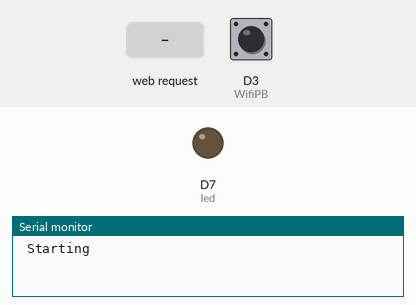
A sketch run on a simulated ESP8266 (NodeMCU). Parts: output pins drawn as LEDs (lit = HIGH), the last lines printed to the serial monitor. The inputs (shaded band) are chosen by the test bench; at power-on: D3 (WifiPB) HIGH.

Above: at 1.2 s.
1.3 s: HTTP request GET /ledOn received
At 1.7 s:
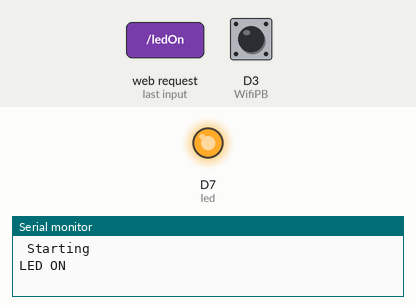
7.3 s: HTTP request GET /ledOff received
At 8.7 s:
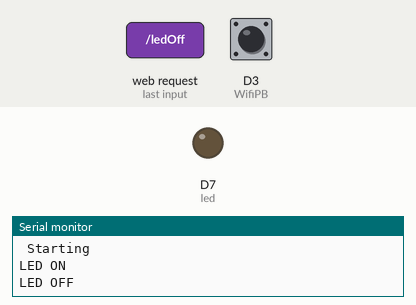
Timing chart, 0 to 9.8 s (numbered marks = the images above; inputs shaded):
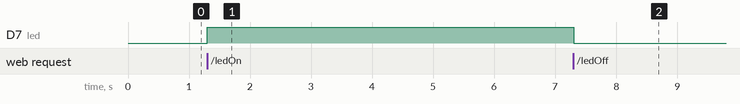

Measured:
- after the input at 1.3 s, D7 (led): LOW → HIGH at once
- after the input at 7.3 s, D7 (led): HIGH → LOW at once

The sketch:

wifiOnDemand.ino
```cpp
#include <ESP8266WiFi.h>
#include <WiFiClient.h>
#include <WiFiManager.h>
#include <DNSServer.h>
#include <ESP8266WebServer.h> //ESP Web Server Library to host a web page

#define WifiPB D3

int led = D7;

ESP8266WebServer server(80);

const char MAIN_page[] PROGMEM = R"=====(
<!DOCTYPE html>
<html>
<body>
<center>
<h1>Testing Wifi Config</h1><br>
Ciclk to turn <a href="ledOn" target="myIframe">ON</a><br>
Ciclk to turn <a href="ledOff" target="myIframe">OFF</a><br>
LED State:<iframe name="myIframe" width="250" height="100" frameBorder="0"><br>
<hr>
</center>

</body>
</html>
)=====";

void handleRoot() {
 Serial.println("You called root page");
 String s = MAIN_page; //Read HTML contents
 server.send(200, "text/html", s); //Send web page
}
void setup() {
  // put your setup code here, to run once:
  Serial.begin(115200);
  pinMode(led, OUTPUT);
  Serial.println("\n Starting");
  pinMode(WifiPB, INPUT);


  //If connection successful show IP address in serial monitor


  server.on("/", handleRoot);      //Which routine to handle at root location. This is display page
  server.on("/ledOn", handleLedOn); //as Per  <a href="ledOn">, Subroutine to be called
  server.on("/ledOff", handleLedOff);


//  server.begin();                  //Start server
}

void handleLedOn(){
  Serial.println("LED ON");
  digitalWrite(led, HIGH);
  server.send(200, "text/html", "LED is ON"); //Send ADC value only to client ajax request
  }

void handleLedOff(){
  Serial.println("LED OFF");
  digitalWrite(led, LOW);
  server.send(200, "text/html", "LED is OFF"); //Send ADC value only to client ajax request
  }

void loop() {
  // put your main code here, to run repeatedly:
  if (digitalRead(WifiPB) == LOW){
  server.stop();
  WiFiManager wifiManager;
  if (!wifiManager.startConfigPortal("OnDemand High Voltages")){
    Serial.println("Timeout");
    delay(1000);
    ESP.reset();
    delay(1000);
    }
    Serial.print("Connected.... to ");
    Serial.println(WiFi.localIP());
    server.begin();
  }
  server.handleClient();

}
```
